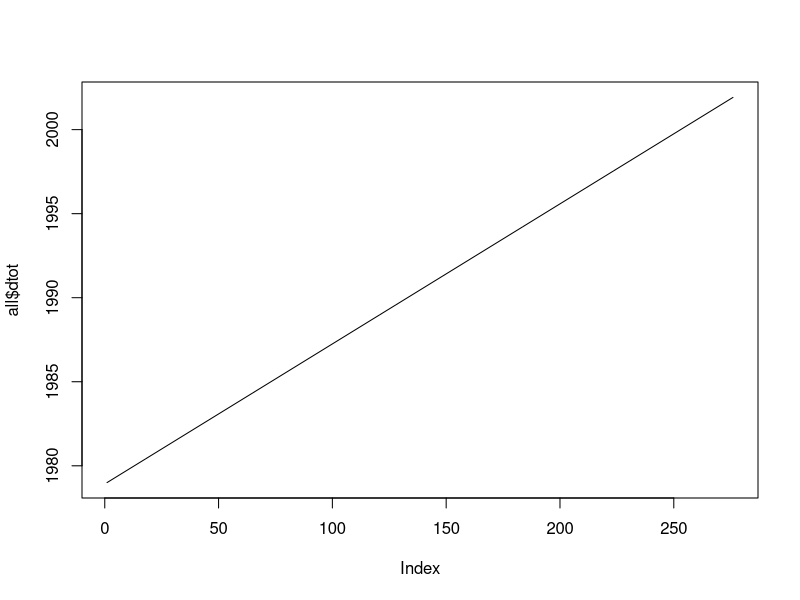
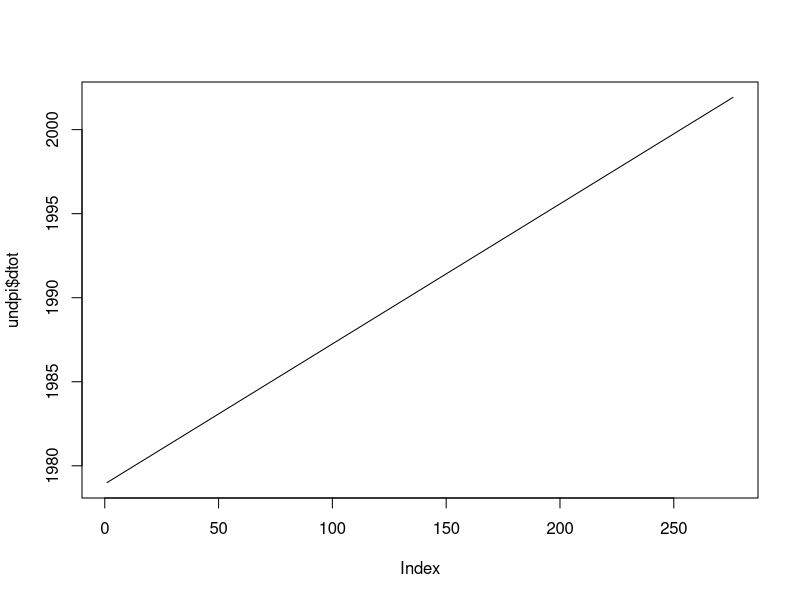
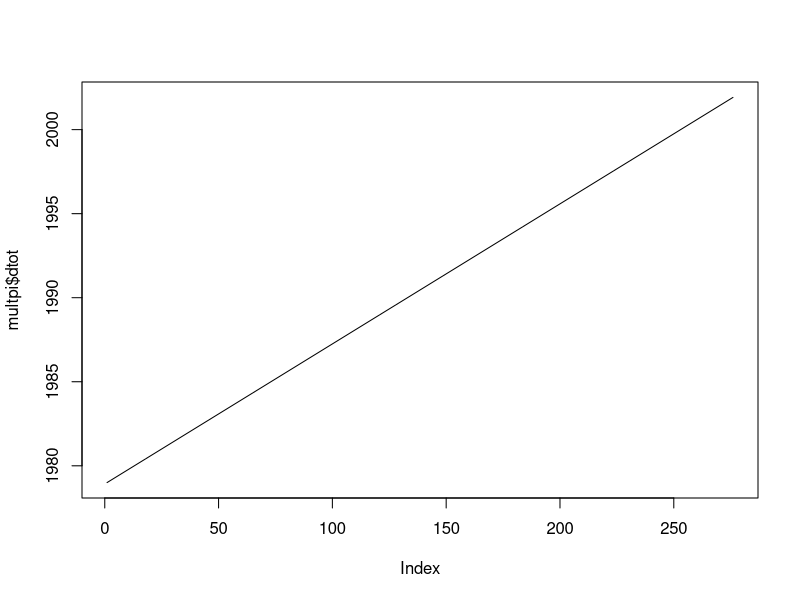
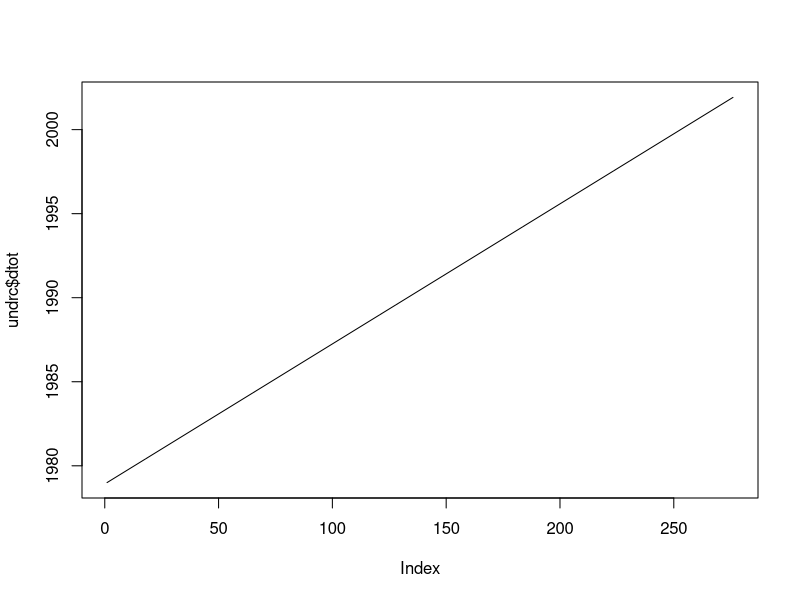
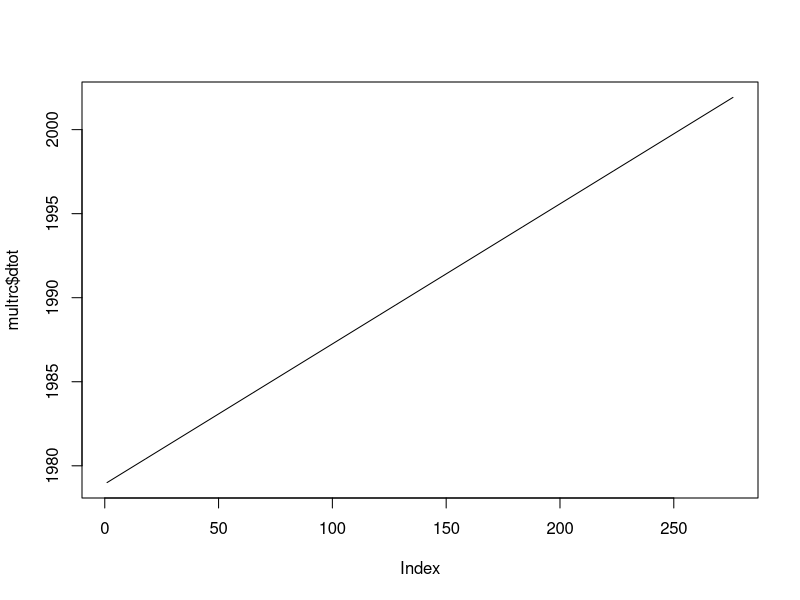

Write the R code that produced these figures, in order.
## Month lengths
## Start in 1979, leap year is in 1980

monthlen = c(31, 28, 31, 30, 31, 30, 31, 31, 30, 31, 30, 31)
monthlen = c(monthlen, monthlen, monthlen, monthlen)
monthlen[14]=29
monthlen=monthlen/mean(monthlen)

## Functions to read in age-structure death matrix as data frame,
## normalize by month length

dtot = "All.ages"

agenames = list(
		d0 = "Age 0 to 4",
		d10 = "Age 5 to 14" ,
		d40 = "Age 15 to 54" ,
		d60 = "Age 55 to 64" ,
		d70 = "Age 65 to 74" ,
		d80 = "Age 75 to 84" ,
		d90 = "Age 85 and up" ,
		young = "Less than 65 yo" ,
		old = "Greater than 64 yo" ,
		tot = "All ages",
		unk = "Unknown age group!!"
	)

# dtot is used for tot in the input files
# Keep it this way; we divide by DivMonth here but not in other frames
deathframe = function(inf)
{
	farm = data.frame(
		d0=inf$d0,
		d10 =inf$d10,
		d40 =inf$d40,
		d60 =inf$d60,
		d70 =inf$d70,
		d80 =inf$d80,
		d90 =inf$d90,
		young = inf$d0+inf$d10+inf$d40+inf$d60,
		old = inf$d70+inf$d80+inf$d90,
		tot =inf$dtot
	)
	as.data.frame(lapply(farm, DivMonth))
}

elderframe = function(inf)
{
	farm = data.frame(
		young = inf$young,
		old = inf$old
	)
	as.data.frame(farm)
}

totframe = function(inf)
{
	list (tot=inf$tot)
}

DivMonth = function(deaths)
{
	deaths/monthlen
}

## Read in national input files

all = read.table("all.txt", header=TRUE)
deathyear = all$year
deathmonth=all$month
deathdate=all$year+(all$month-1)/12
all = deathframe(all)

multflu = deathframe(read.table("multflu.txt", header=TRUE))
undflu = deathframe(read.table("undflu.txt", header=TRUE))
multpi = deathframe(read.table("multpi.txt", header=TRUE))
undpi = deathframe(read.table("undpi.txt", header=TRUE))
multrc = deathframe(read.table("multrc.txt", header=TRUE))
undrc = deathframe(read.table("undrc.txt", header=TRUE))

plot(deathdate, all$dtot, type = "l")
plot(deathdate, undpi$dtot, type = "l")
plot(deathdate, multpi$dtot, type = "l")
plot(deathdate, undrc$dtot, type = "l")
plot(deathdate, multrc$dtot, type = "l")

quit(save="yes")
